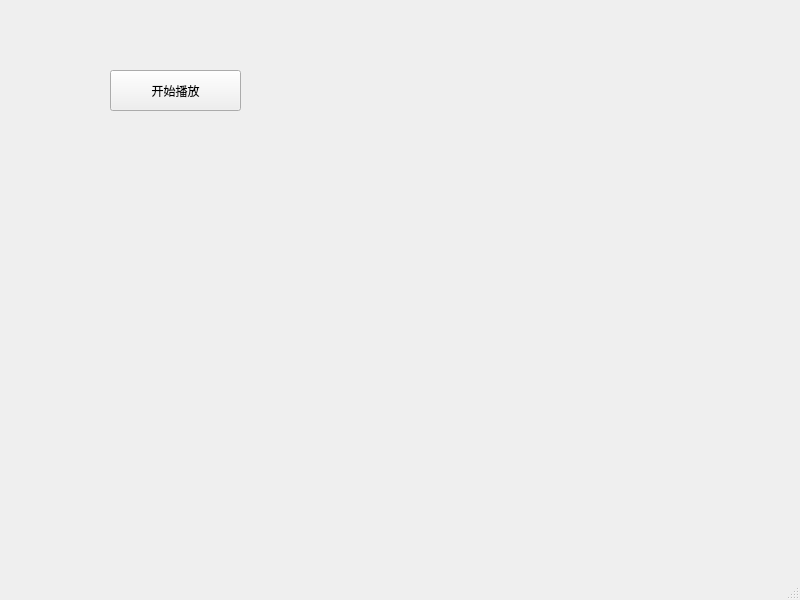
<?xml version="1.0" encoding="UTF-8"?>
<ui version="4.0">
 <class>MainWindow</class>
 <widget class="QMainWindow" name="MainWindow">
  <property name="geometry">
   <rect>
    <x>0</x>
    <y>0</y>
    <width>800</width>
    <height>600</height>
   </rect>
  </property>
  <property name="windowTitle">
   <string>MainWindow</string>
  </property>
  <widget class="QWidget" name="centralwidget">
   <widget class="QPushButton" name="audioButton">
    <property name="geometry">
     <rect>
      <x>110</x>
      <y>70</y>
      <width>131</width>
      <height>41</height>
     </rect>
    </property>
    <property name="text">
     <string>开始播放</string>
    </property>
   </widget>
  </widget>
  <widget class="QMenuBar" name="menubar">
   <property name="geometry">
    <rect>
     <x>0</x>
     <y>0</y>
     <width>800</width>
     <height>24</height>
    </rect>
   </property>
  </widget>
  <widget class="QStatusBar" name="statusbar"/>
 </widget>
 <resources/>
 <connections/>
</ui>
